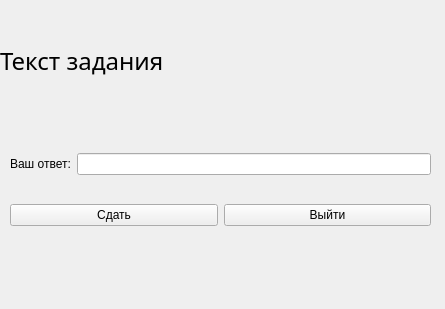
<?xml version="1.0" encoding="UTF-8"?>
<ui version="4.0">
 <class>TaskForm</class>
 <widget class="QWidget" name="TaskForm">
  <property name="geometry">
   <rect>
    <x>0</x>
    <y>0</y>
    <width>445</width>
    <height>309</height>
   </rect>
  </property>
  <property name="windowTitle">
   <string>Form</string>
  </property>
  <widget class="QLabel" name="taskText">
   <property name="geometry">
    <rect>
     <x>0</x>
     <y>10</y>
     <width>441</width>
     <height>101</height>
    </rect>
   </property>
   <property name="font">
    <font>
     <family>Academy Engraved LET</family>
     <pointsize>18</pointsize>
    </font>
   </property>
   <property name="text">
    <string>Текст задания</string>
   </property>
  </widget>
  <widget class="QLabel" name="statusLabel">
   <property name="geometry">
    <rect>
     <x>10</x>
     <y>270</y>
     <width>261</width>
     <height>20</height>
    </rect>
   </property>
   <property name="text">
    <string/>
   </property>
  </widget>
  <widget class="QWidget" name="layoutWidget">
   <property name="geometry">
    <rect>
     <x>10</x>
     <y>130</y>
     <width>421</width>
     <height>121</height>
    </rect>
   </property>
   <layout class="QVBoxLayout" name="verticalLayout">
    <item>
     <layout class="QHBoxLayout" name="horizontalLayout">
      <item>
       <widget class="QLabel" name="YourAnswerlabel">
        <property name="text">
         <string>Ваш ответ:</string>
        </property>
       </widget>
      </item>
      <item>
       <widget class="QLineEdit" name="AnswerLineEdit"/>
      </item>
     </layout>
    </item>
    <item>
     <layout class="QHBoxLayout" name="horizontalLayout_2">
      <item>
       <widget class="QPushButton" name="TryButton">
        <property name="text">
         <string>Сдать</string>
        </property>
       </widget>
      </item>
      <item>
       <widget class="QPushButton" name="LoseButton">
        <property name="text">
         <string>Выйти</string>
        </property>
       </widget>
      </item>
     </layout>
    </item>
   </layout>
  </widget>
 </widget>
 <resources/>
 <connections/>
</ui>
